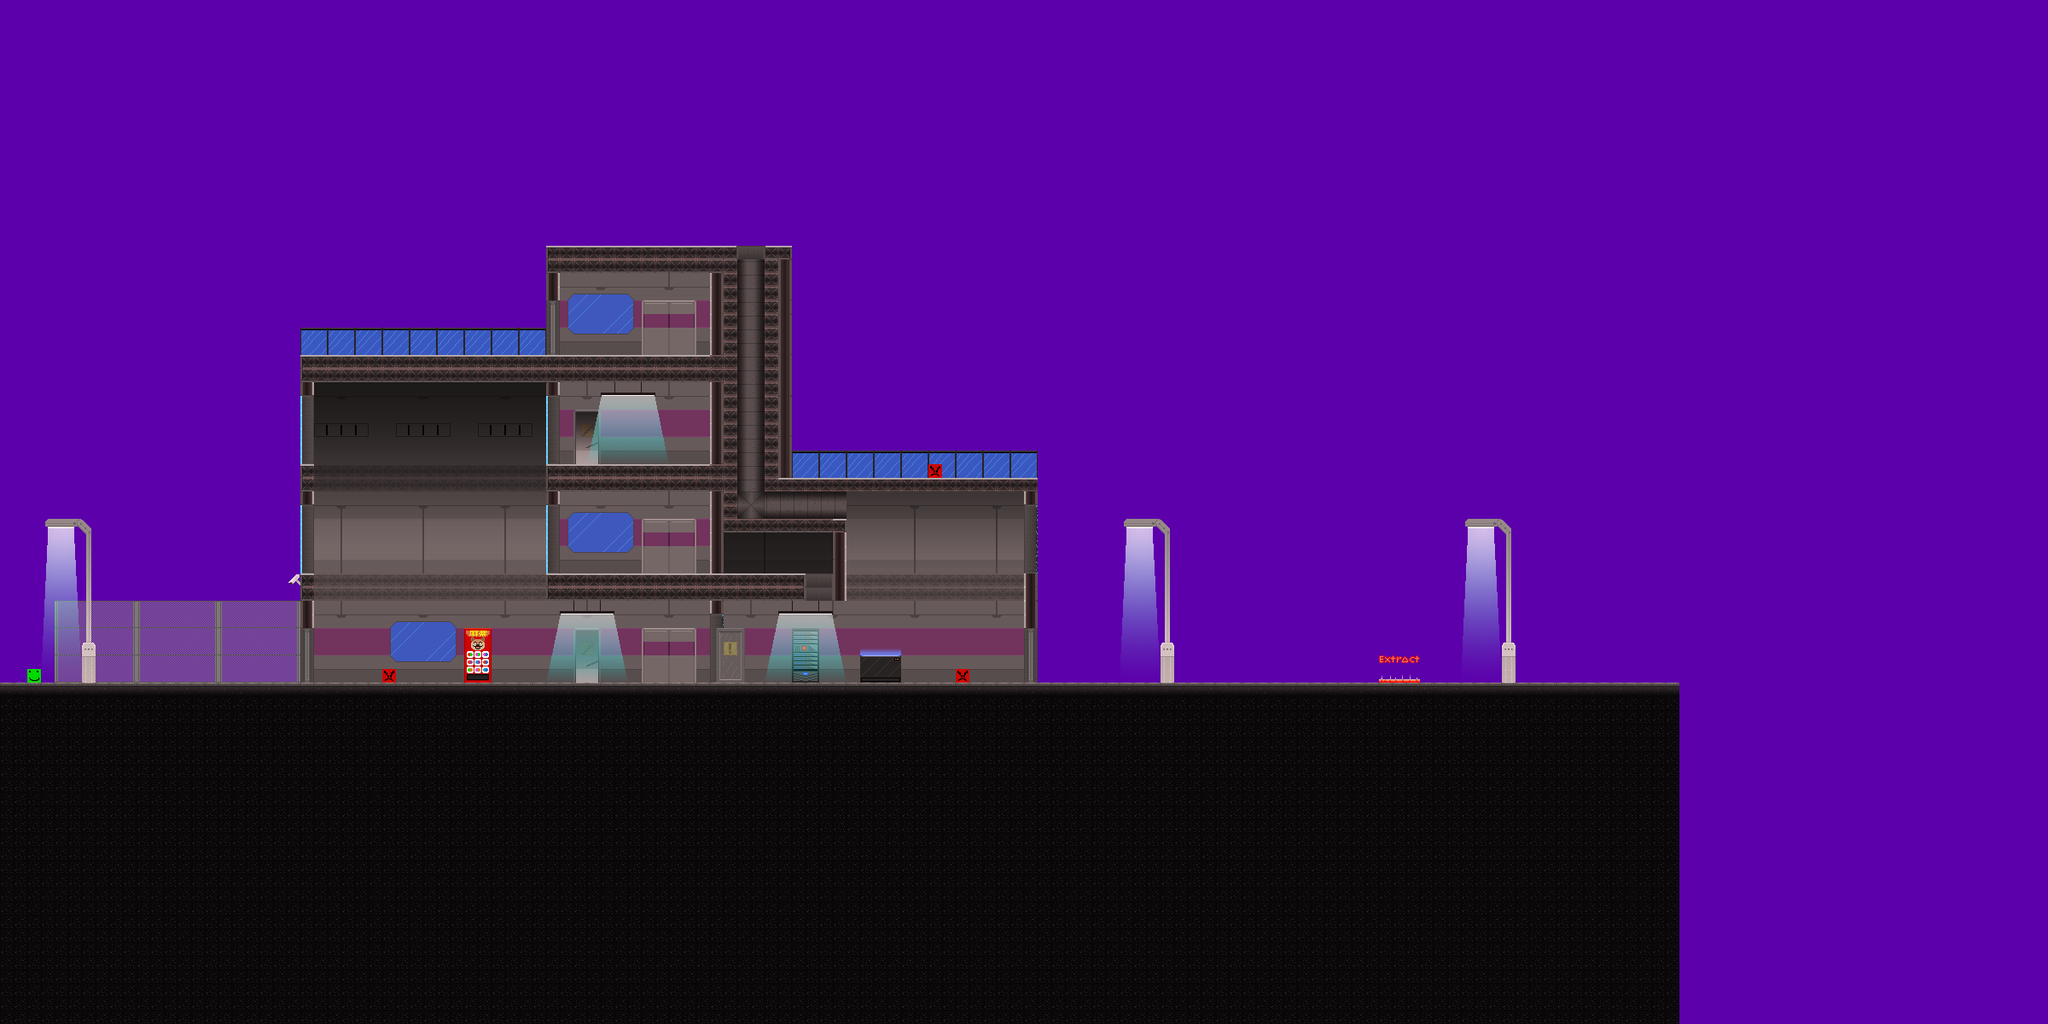

This game map was drawn from its Tiled (.tmx) file and the tilesets committed beside it. A one-line description and the trimmed map source follow:
An orthogonal 150x75 tile map with 16x16 px tiles, 5 tile layers (Midground, Foreground, Objects, Overlay, ...).

<map version="1.0" orientation="orthogonal" renderorder="left-up" width="150" height="75" tilewidth="16" tileheight="16" backgroundcolor="#5c00ab" nextobjectid="1">
 <tileset firstgid="1" name="BasicForegroundParts" tilewidth="16" tileheight="16">
  <image source="../Sprites/BasicForegroundParts.png" trans="00ffff" width="1024" height="288" />
  <tile id="118">
   <properties>
    <property name="colspan" value="3" />
    <property name="rowspan" value="2" />
   </properties>
  </tile>
  <tile id="164">
   <properties>
    <property name="colspan" value="3" />
    <property name="rowspan" value="4" />
   </properties>
  </tile>
  <tile id="167">
   <properties>
    <property name="colspan" value="2" />
    <property name="rowspan" value="4" />
   </properties>
  </tile>
  <tile id="443">
   <properties>
    <property name="colspan" value="4" />
    <property name="rowspan" value="12" />
   </properties>
  </tile>
  <tile id="933">
   <properties>
    <property name="colspan" value="2" />
    <property name="rowspan" value="4" />
   </properties>
  </tile>
  <tile id="936">
   <properties>
    <property name="rowspan" value="4" />
   </properties>
  </tile>
  <tile id="944">
   <properties>
    <property name="colspan" value="2" />
    <property name="rowspan" value="4" />
   </properties>
  </tile>
 </tileset>
 <layer name="Midground" width="150" height="75">
  <data>[11250 cells, 1260 non-empty, 196 distinct tile ids]</data>
 </layer>
 <layer name="Foreground" width="150" height="75">
  <data>[11250 cells, 3449 non-empty, 98 distinct tile ids]</data>
 </layer>
 <layer name="Objects" width="150" height="75">
  <data>[11250 cells, 145 non-empty, 80 distinct tile ids]</data>
 </layer>
 <layer name="Overlay" width="150" height="75">
  <data>[11250 cells, 252 non-empty, 84 distinct tile ids]</data>
 </layer>
 <layer name="Shadows" width="150" height="75">
  <data>[11250 cells, 306 non-empty, 72 distinct tile ids]</data>
 </layer>
</map>